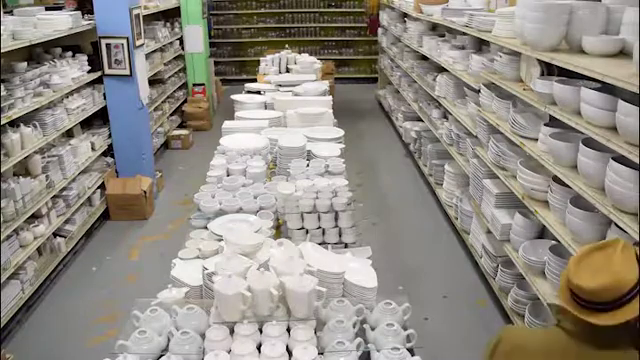
#> input picture frame 196 of store.mp4, 640 x 360 px, given in place of wall.mp4, which was not available
$ python bg_generation.py
#> lines starting #> are read from the running program, lines starting #| are printed output that depends on the picture
import numpy as np
import cv2
from matplotlib import pyplot as plt


# Initializations
path = 'videos/wall.mp4'
save_path = 'Results/background1.png'
n_frames = 100
interpolation = 1   # 0 -> mean, 1 -> median
bg = []
idx = 0
cap = cv2.VideoCapture(path)

while(cap.isOpened() and idx < n_frames):
    ret, frame = cap.read()
#> frame is the input picture: shape (360, 640, 3); mean B, G, R 131.1, 139.1, 144.5
    if ret and not frame is None:
        frame_gray = cv2.cvtColor(frame, cv2.COLOR_BGR2GRAY)
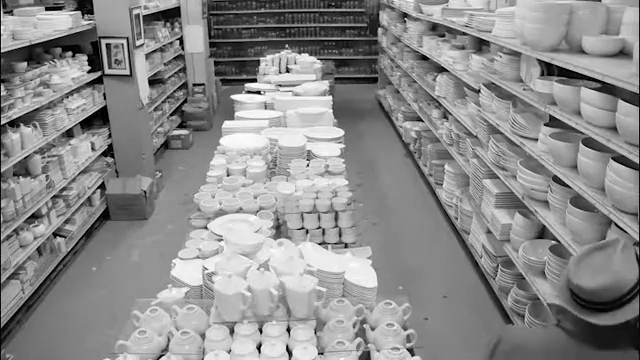
#> frame_gray: shape (360, 640); min 0, max 255, mean 139.7
        frame = frame_gray.astype(float)
#> frame: shape (360, 640) float64
        # Getting all first n images
        bg.append(frame)
        idx += 1
    else:
        break

# Finding the background as the mean or median of first n frames
bg_interpolated = np.stack(bg, axis=0)
if interpolation == 0:
    bg_interpolated = np.mean(bg_interpolated, axis=0)
elif interpolation == 1:
    bg_interpolated = np.median(bg_interpolated, axis=0)

plt.title("Background")
plt.imshow(bg_interpolated, cmap='gray', vmin=0, vmax=255)
plt.show()

# Convert the array to an image
bg_image_to_save = bg_interpolated.astype(np.uint8)

# Save the image
cv2.imwrite(save_path, bg_image_to_save)
print(f"Background was saved in {save_path}!")

cap.release()
cv2.destroyAllWindows()
print("Released Video Resource")

$ run again, starting later in the video
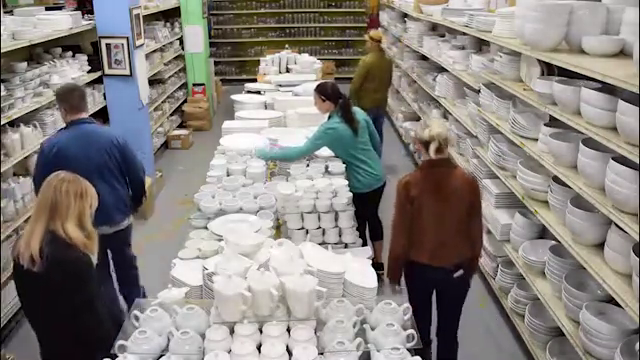
#> input picture frame 882 of store.mp4, 640 x 360 px, given in place of wall.mp4, which was not available
#> frame is the input picture: shape (360, 640, 3); mean B, G, R 125.8, 129.9, 135.1
#> `frame_gray = cv2.cvtColor(frame, cv2.COLOR_BGR2GRAY)`:
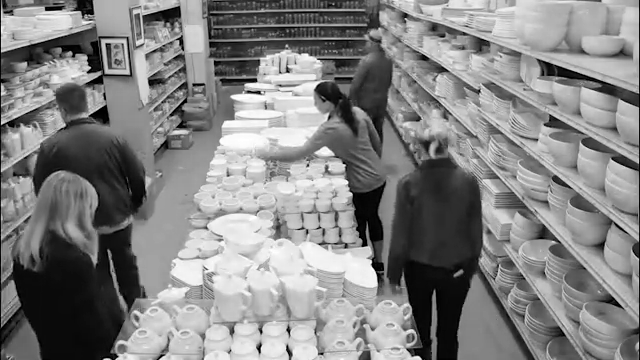
#> frame_gray: shape (360, 640); min 0, max 255, mean 130.9
#> frame: shape (360, 640) float64

$ run again, starting later in the video
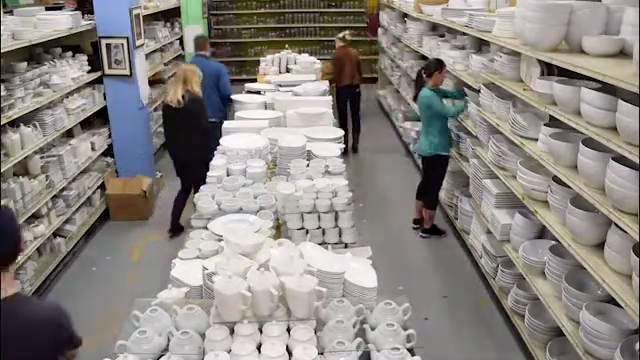
#> input picture frame 1568 of store.mp4, 640 x 360 px, given in place of wall.mp4, which was not available
#> frame is the input picture: shape (360, 640, 3); mean B, G, R 129.2, 133.4, 138
#> `frame_gray = cv2.cvtColor(frame, cv2.COLOR_BGR2GRAY)`:
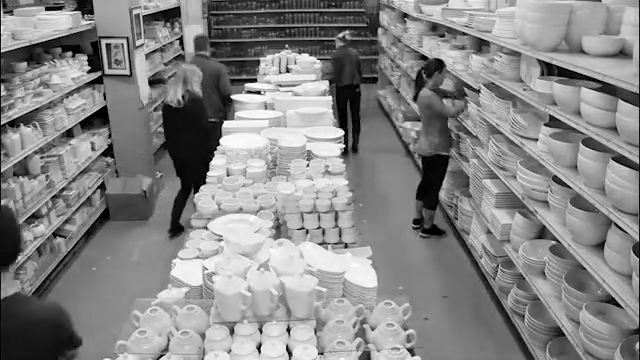
#> frame_gray: shape (360, 640); min 0, max 255, mean 134.3
#> frame: shape (360, 640) float64
